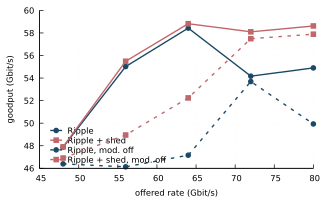

Write the gnuplot code that produced this figure.
set terminal pdfcairo font "Helvetica,9" size 3.3in,2.0in
set output "/home/chanseo/lab/paper/figs/fig_shedmarg.pdf"
set style line 1 lc rgb '#1b4965' lw 2 pt 7 ps 0.5
set style line 2 lc rgb '#c1666b' lw 2 pt 5 ps 0.5
set grid ls 0 lc rgb '#d0d0d0'
set border 3
set xtics nomirror
set ytics nomirror
set xlabel "offered rate (Gbit/s)"
set ylabel "goodput (Gbit/s)"
set key bottom left reverse Left samplen 1.5
plot "/home/chanseo/lab/paper/figs/fig_shedmarg.dat" u 1:2 w lp ls 1 t "Ripple", \
     "" u 1:3 w lp ls 2 t "Ripple + shed", \
     "" u 1:4 w lp ls 1 dt 2 t "Ripple, mod. off", \
     "" u 1:5 w lp ls 2 dt 2 t "Ripple + shed, mod. off"
